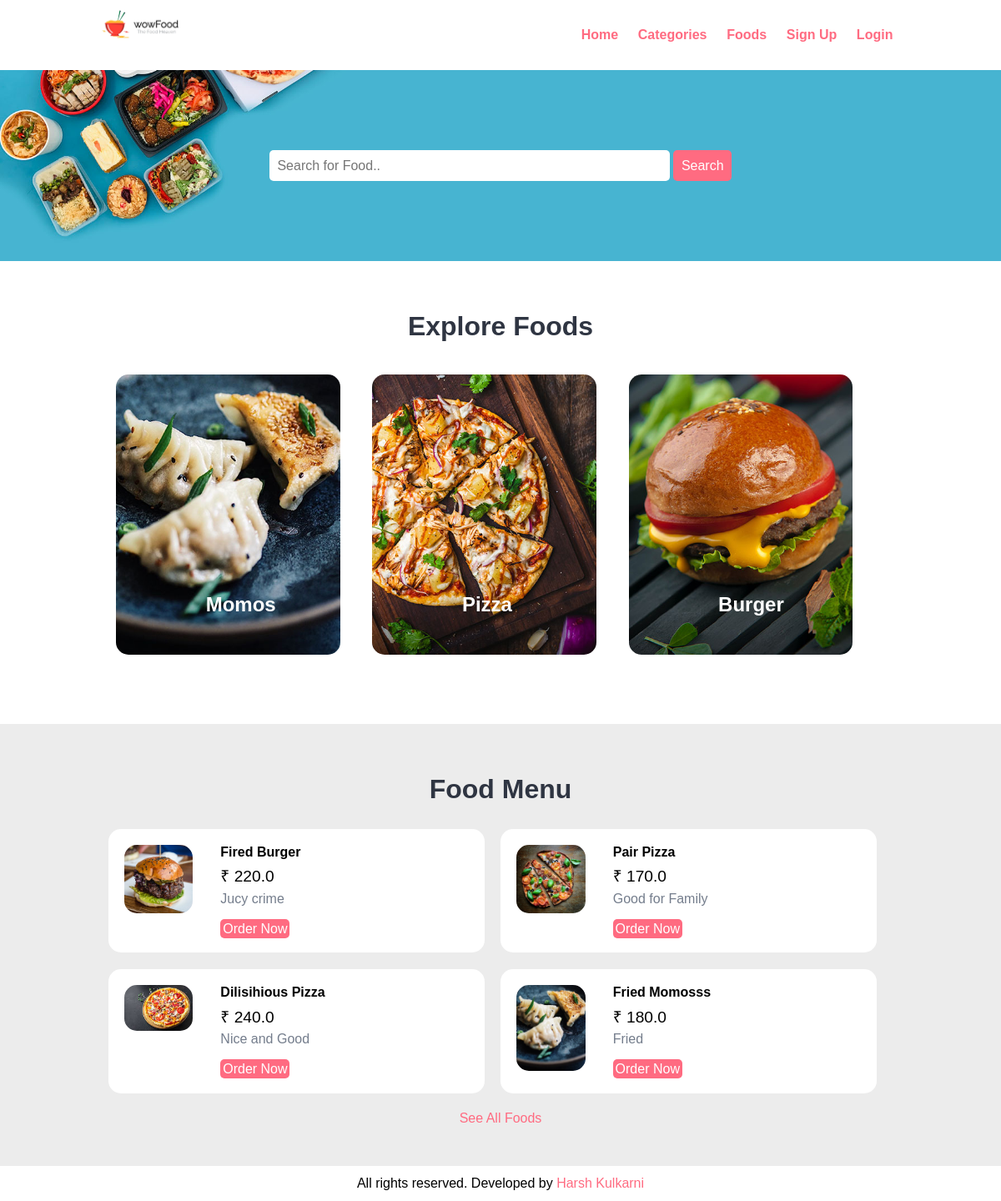
The page / on the database its author committed.
### food_order/__init__.py (models this page shows)
class Category(db.Model):
    id = db.Column(db.Integer, primary_key=True)
    title = db.Column(db.String(100), nullable=False)
    image_name = db.Column(db.String(255), nullable=True)
    featured = db.Column(db.String(10), nullable=False)
    active = db.Column(db.String(10), nullable=False)
    foods = db.relationship("Food", backref="food")

class Food(db.Model):
    id = db.Column(db.Integer, primary_key=True)
    title = db.Column(db.String(100), nullable=False)
    category_id = db.Column(db.Integer, db.ForeignKey("category.id"))
    image_name = db.Column(db.String(255), nullable=True)
    description = db.Column(db.Text, nullable=True)
    price = db.Column(db.Float, nullable=False)
    featured = db.Column(db.String(10), nullable=False)
    active = db.Column(db.String(10), nullable=False)
    orders = db.relationship("Order", backref="order")

### food_order/views.py (the view)
@app.route("/")
def index():
    with app.app_context():
        all_category = db.session.query(Category).all()
        all_food = db.session.query(Food).all()
        return render_template(
            "index.html", foods=all_food[:4], categories=all_category
        )

### food_order/templates/index.html (shortened to what this page needs)
{% include 'header.html' %}
<section class="food-search text-center">
    <div class="container">
        <form action="{{ url_for('food_search') }}" method="POST">
            <input type="search" name="search" placeholder="Search for Food.." required>
            <input type="submit" name="submit" value="Search" class="btn btn-primary">
        </form>
    </div>
</section>
<section class="categories">
    <div class="container">
        <h2 class="text-center">Explore Foods</h2>
        {% for category in categories %}
        {% if category.featured == 'Yes' and category.active == 'Yes' %}
        <a href="{{url_for('category_food', id=category.id)}}">
            <div class="box-3 float-container">
                <img src="static/images/{{category.image_name}}" alt="{{category.image_name}}"
                     class="img-responsive img-curve">
                <h3 class="float-text text-white">{{category.title}}</h3>
            </div>
        </a>
        {% endif %}
        {% endfor %}
    </div>
</section>
<section class="food-menu">
    <div class="container">
        <h2 class="text-center">Food Menu</h2>
        {% for food in foods %}
        {% if food.featured == 'Yes' and food.active == 'Yes' %}
        <div class="food-menu-box">
            <div class="food-menu-img">
                <img src="static/images/{{food.image_name}}" alt="{{food.image_name}}" class="img-responsive img-curve">
            </div>
            <div class="food-menu-desc">
                <h4>{{ food.title }}</h4>
                <p class="food-price">₹ {{ food.price }}</p>
                <p class="food-detail">
                    {{ food.description }}
                </p>
                <br>
                <a href="{{ url_for('order', id=food.id) }}" class="btn btn-primary">Order Now</a>
            </div>
        </div>
        {% endif %}
        {% endfor %}
    </div>
    <p class="text-center">
        <a href="{{ url_for('foods') }}">See All Foods</a>
    </p>
</section>
{% include 'footer.html' %}

### food_order/templates/header.html (shortened to what this page needs)
<!DOCTYPE html>
<html lang="en">
<head>
    <link rel="stylesheet" href="static/css/style.css">
</head>
<body>
<section class="navbar">
    <div class="container">
        <div class="logo">
            <a href="{{ url_for('index') }}" title="Logo">
                <img src="static/images/logo.png" alt="Restaurant Logo" class="img-responsive">
            </a>
        </div>
        <div class="menu text-right ">
            <ul>
                <li>
                    <a href="{{ url_for('index') }}">Home</a>
                </li>
                <li>
                    <a href="{{ url_for('categories') }}">Categories</a>
                </li>
                <li>
                    <a href="{{ url_for('foods') }}">Foods</a>
                </li>
                {% if not current_user.is_authenticated %}
                <li>
                    <a href="{{ url_for('sign_up') }}">Sign Up</a>
                </li>
                <li>
                    <a href="{{ url_for('login') }}">Login</a>
                </li>
                {% endif %}
            </ul>
        </div>
    </div>
</section>

### food_order/templates/footer.html (shortened to what this page needs)
<section class="footer">
    <div class="container text-center">
        <p>All rights reserved. Developed by <a href="#">Harsh Kulkarni</a></p>
    </div>
</section>
</body>
</html>

### food_order/static/css/style.css (style rules this page uses)
* { margin: 0 0; padding: 0 0; font-family: Arial, Helvetica, sans-serif; }
.container { width: 80%; margin: 0 auto; padding: 1%; }
.img-responsive { width: 100%; }
.img-curve { border-radius: 15px; }
.text-right { text-align: right; }
.text-center { text-align: center; }
.text-white { color: white; }
a { color: #ff6b81; text-decoration: none; }
.btn { padding: 1%; border: none; font-size: 1rem; border-radius: 5px; }
.btn-primary { background-color: #ff6b81; color: white; cursor: pointer; }
h2 { color: #2f3542; font-size: 2rem; margin-bottom: 2%; }
h3 { font-size: 1.5rem; }
.float-container { position: relative; }
.float-text { position: absolute; bottom: 50px; left: 40%; }
.logo { width: 10%; float: left; }
.menu { line-height: 60px; }
.menu ul { list-style-type: none; }
.menu ul li { display: inline; padding: 1%; font-weight: bold; }
.food-search { background-image: url(../images/bg.jpg); background-size: cover; background-repeat: no-repeat; background-position: center; padding: 7% 0; }
.food-search input[type="search"] { width: 50%; padding: 1%; font-size: 1rem; border: none; border-radius: 5px; }
.categories { padding: 4% 0; }
.box-3 { width: 28%; float: left; margin: 2%; }
.food-menu { background-color: #ececec; padding: 4% 0; }
.food-menu-box { width: 43%; margin: 1%; padding: 2%; float: left; background-color: white; border-radius: 15px; }
.food-menu-img { width: 20%; float: left; }
.food-menu-desc { width: 70%; float: left; margin-left: 8%; }
.food-price { font-size: 1.2rem; margin: 2% 0; }
.food-detail { font-size: 1rem; color: #747d8c; }

### rows shown on the page
Category: image_name (picture), title "Momos"
Category: image_name (picture), title "Pizza"
Category: image_name (picture), title "Burger"
Food: image_name (picture), title "Fired Burger", price "220.0", description "Jucy crime"
Food: image_name (picture), title "Pair Pizza", price "170.0", description "Good for Family"
Food: image_name (picture), title "Dilisihious Pizza", price "240.0", description "Nice and Good"
Food: image_name (picture), title "Fried Momosss", price "180.0", description "Fried"
